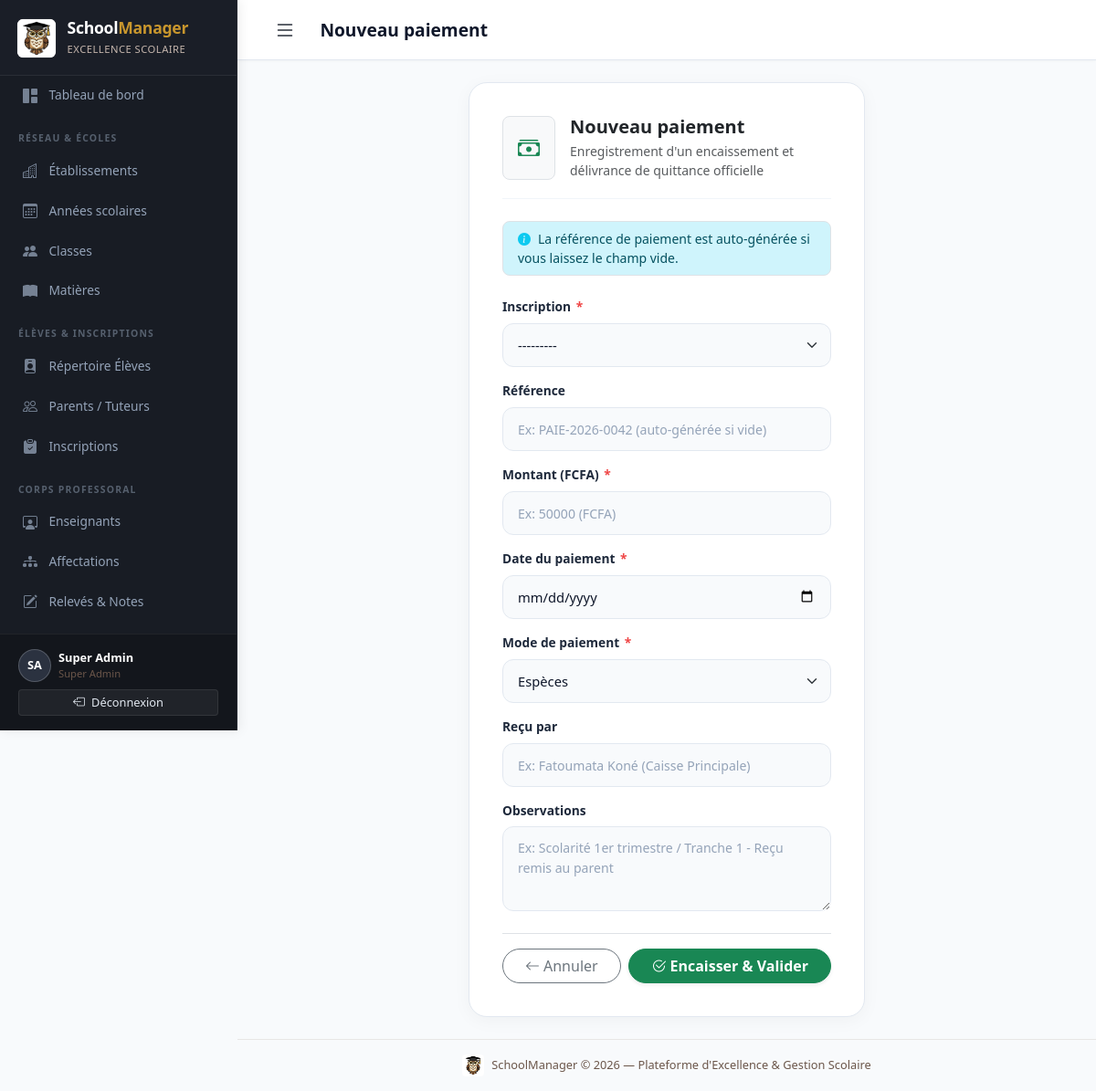
The app's page /attendance/paiements/nouveau/ (signed in) with its own data.
### accounts/models.py (models this page shows, shortened)
class CustomUser(AbstractUser):
    ROLE_ADMIN = 'admin'
    ROLE_DIRECTION = 'direction'
    ROLE_ENSEIGNANT = 'enseignant'
    ROLE_PAIEMENT = 'paiement'
    ROLE_CHOICES = [
        (ROLE_ADMIN, 'Administrateur'),
        (ROLE_DIRECTION, 'Personnel de direction'),
        (ROLE_ENSEIGNANT, 'Enseignant'),
        (ROLE_PAIEMENT, 'Personnel paiement'),
    ]
    role = models.CharField(
        max_length=20,
        choices=ROLE_CHOICES,
        default=ROLE_DIRECTION,
        verbose_name='Rôle',
    )
    etablissement = models.ForeignKey(
        'school.Etablissement',
        on_delete=models.SET_NULL,
        null=True,
        blank=True,
        related_name='utilisateurs',
        verbose_name='Établissement rattaché',
        help_text="Établissement unique auquel est affecté ce compte (notamment pour le personnel de direction)."
    )
    telephone = models.CharField(max_length=20, blank=True, verbose_name='Téléphone')
    class Meta:
        verbose_name = 'Utilisateur'
        verbose_name_plural = 'Utilisateurs'
    @property
    def is_super_admin(self):
        return self.is_superuser or self.role == self.ROLE_ADMIN
    @property
    def is_enseignant(self):
        return self.role == self.ROLE_ENSEIGNANT
    @property
    def is_paiement(self):
        return self.role == self.ROLE_PAIEMENT

### attendance_payments/views.py (the view, shortened to what this page needs)
# urls.py: path('paiements/nouveau/', views.paiement_create, name='paiement_create'),
@login_required
@paiement_required
def paiement_create(request):
    form = PaiementForm(request.POST or None)
    return render(request, 'attendance_payments/paiement_form.html', {'form': form, 'title': 'Nouveau paiement'})

### attendance_payments/forms.py
class PaiementForm(forms.ModelForm):
    class Meta:
        model = Paiement
        fields = ['inscription', 'reference', 'montant', 'date', 'mode_paiement', 'recu_par', 'observations']
        widgets = {
            'inscription': forms.Select(attrs={'class': 'form-select'}),
            'reference': forms.TextInput(attrs={'class': 'form-control', 'placeholder': 'Ex: PAIE-2026-0042 (auto-générée si vide)'}),
            'montant': forms.NumberInput(attrs={'class': 'form-control', 'step': '500', 'placeholder': 'Ex: 50000 (FCFA)'}),
            'date': forms.DateInput(attrs={'class': 'form-control', 'type': 'date'}),
            'mode_paiement': forms.Select(attrs={'class': 'form-select'}),
            'recu_par': forms.TextInput(attrs={'class': 'form-control', 'placeholder': 'Ex: Fatoumata Koné (Caisse Principale)'}),
            'observations': forms.Textarea(attrs={'class': 'form-control', 'rows': 3, 'placeholder': 'Ex: Scolarité 1er trimestre / Tranche 1 - Reçu remis au parent'}),
        }
    def __init__(self, *args, **kwargs):
        super().__init__(*args, **kwargs)
        self.fields['reference'].required = False

### school/models.py (called while the page is built)
    def __str__(self):
        return f"{self.nom} — {self.get_niveau_display()} ({self.annee_scolaire.libelle})"

### students/models.py (called while the page is built)
    def __str__(self):
        return f"{self.nom} {self.prenom} ({self.matricule})"

    def __str__(self):
        return f"{self.eleve} — {self.classe} ({self.annee_scolaire.libelle})"

### templates/attendance_payments/paiement_form.html (shortened to what this page needs)
{% extends 'base.html' %}
{% block page_title %}{{ title }}{% endblock %}
{% block content %}
<div class="row justify-content-center">
  <div class="col-lg-7 col-xl-6">
    <div class="form-card">
      <div class="form-card-header d-flex align-items-center gap-3">
        <div class="p-3 bg-light rounded-3 border text-dark fs-4">
          <i class="bi bi-cash-stack text-success"></i>
        </div>
        <div>
          <h5 class="fw-bold mb-1 text-dark">{{ title }}</h5>
          <p class="text-muted small mb-0">Enregistrement d'un encaissement et délivrance de quittance officielle</p>
        </div>
      </div>
      <div class="alert alert-info py-2 px-3 small mb-4 rounded-3 border">
        <i class="bi bi-info-circle-fill me-2 text-info"></i>La référence de paiement est auto-générée si vous laissez le champ vide.
      </div>
      <form method="post" novalidate>
        {% for field in form %}
        <div class="mb-3">
          <label for="{{ field.id_for_label }}" class="form-label">
            {{ field.label }}
            {% if field.field.required %}<span class="required-star">*</span>{% endif %}
          </label>
          {{ field }}
        </div>
        {% endfor %}
        <div class="d-flex align-items-center justify-content-between gap-2 mt-4 pt-3 border-top">
          <a href="{% url 'attendance_payments:paiement_list' %}" class="btn btn-outline-secondary rounded-pill px-4">
            <i class="bi bi-arrow-left me-1"></i>Annuler
          </a>
          <button type="submit" class="btn btn-success rounded-pill px-4 shadow-sm fw-bold">
            <i class="bi bi-check2-circle me-1"></i>Encaisser &amp; Valider
          </button>
        </div>
      </form>
    </div>
  </div>
</div>
{% endblock %}

### templates/base.html (shortened to what this page needs)
{% load static %}
<!DOCTYPE html>
<html lang="fr">
<head>
  <link href="https://cdn.jsdelivr.net/npm/bootstrap@5.3.3/dist/css/bootstrap.min.css" rel="stylesheet">
  <link href="https://cdn.jsdelivr.net/npm/bootstrap-icons@1.11.3/font/bootstrap-icons.css" rel="stylesheet">
  <link href="{% static 'css/schoolmanager.css' %}" rel="stylesheet">
</head>
<body>
{% if user.is_authenticated %}
<nav id="sidebar">
  <a href="{% url 'dashboard' %}" class="sidebar-brand text-decoration-none" title="Tableau de bord — SchoolManager">
    <img src="{% static 'img/logo.jpg' %}" alt="Logo Hibou SchoolManager" class="sidebar-brand-logo rounded-2">
    <div>
      <h4>School<span>Manager</span></h4>
      <small>Excellence Scolaire</small>
    </div>
  </a>
  <div class="sidebar-nav-scroll">
    <a href="{% url 'dashboard' %}" class="nav-link {% if request.resolver_match.url_name == 'dashboard' %}active{% endif %}">
      <i class="bi bi-grid-1x2-fill"></i> Tableau de bord
    </a>
    {% if user.is_enseignant %}
    <div class="nav-section-title">Espace Pédagogique</div>
    <a href="{% url 'academics:note_list' %}" class="nav-link {% if 'notes' in request.path %}active{% endif %}">
      <i class="bi bi-pencil-square"></i> Mes Notes
    </a>
    <a href="{% url 'academics:affectation_list' %}" class="nav-link {% if 'affectations' in request.path %}active{% endif %}">
      <i class="bi bi-diagram-3-fill"></i> Mes Affectations
    </a>
    <div class="nav-section-title">Mes Classes &amp; Élèves</div>
    <a href="{% url 'school:classe_list' %}" class="nav-link {% if 'classes' in request.path %}active{% endif %}">
      <i class="bi bi-people-fill"></i> Classes
    </a>
    <a href="{% url 'school:matiere_list' %}" class="nav-link {% if 'matieres' in request.path %}active{% endif %}">
      <i class="bi bi-book-fill"></i> Matières
    </a>
    <a href="{% url 'students:eleve_list' %}" class="nav-link {% if '/students/' in request.path and 'parents' not in request.path and 'inscriptions' not in request.path %}active{% endif %}">
      <i class="bi bi-person-badge-fill"></i> Élèves
    </a>
    <div class="nav-section-title">Suivi des Présences</div>
    <a href="{% url 'attendance_payments:absence_list' %}" class="nav-link {% if 'absences' in request.path %}active{% endif %}">
      <i class="bi bi-calendar-x-fill"></i> Saisie des Absences
    </a>
    {% elif user.is_super_admin %}
    <div class="nav-section-title">Réseau &amp; Écoles</div>
    <a href="{% url 'school:etablissement_list' %}" class="nav-link {% if 'etablissement' in request.path %}active{% endif %}">
      <i class="bi bi-buildings"></i> Établissements
    </a>
    <a href="{% url 'school:annee_list' %}" class="nav-link {% if 'annees' in request.path %}active{% endif %}">
      <i class="bi bi-calendar3"></i> Années scolaires
    </a>
    <a href="{% url 'school:classe_list' %}" class="nav-link {% if 'classes' in request.path %}active{% endif %}">
      <i class="bi bi-people-fill"></i> Classes
    </a>
    <a href="{% url 'school:matiere_list' %}" class="nav-link {% if 'matieres' in request.path %}active{% endif %}">
      <i class="bi bi-book-fill"></i> Matières
    </a>
    <div class="nav-section-title">Élèves &amp; Inscriptions</div>
    <a href="{% url 'students:eleve_list' %}" class="nav-link {% if '/students/' in request.path and 'parents' not in request.path and 'inscriptions' not in request.path %}active{% endif %}">
      <i class="bi bi-person-badge-fill"></i> Répertoire Élèves
    </a>
    <a href="{% url 'students:parent_list' %}" class="nav-link {% if 'parents' in request.path %}active{% endif %}">
      <i class="bi bi-people"></i> Parents / Tuteurs
    </a>
    <a href="{% url 'students:inscription_list' %}" class="nav-link {% if 'inscriptions' in request.path %}active{% endif %}">
      <i class="bi bi-clipboard-check-fill"></i> Inscriptions
    </a>
    <div class="nav-section-title">Corps Professoral</div>
    <a href="{% url 'academics:enseignant_list' %}" class="nav-link {% if 'enseignants' in request.path %}active{% endif %}">
      <i class="bi bi-person-workspace"></i> Enseignants
    </a>
    <a href="{% url 'academics:affectation_list' %}" class="nav-link {% if 'affectations' in request.path %}active{% endif %}">
      <i class="bi bi-diagram-3-fill"></i> Affectations
    </a>
    <a href="{% url 'academics:note_list' %}" class="nav-link {% if 'notes' in request.path %}active{% endif %}">
      <i class="bi bi-pencil-square"></i> Relevés &amp; Notes
    </a>
    <div class="nav-section-title">Suivi &amp; Comptabilité</div>
    {% endif %}
  </div>
  <div class="sidebar-footer">
    <div class="d-flex align-items-center gap-2 mb-2">
      <div class="avatar-initiales">{{ user.first_name|first|upper }}{{ user.last_name|first|upper }}</div>
      <div class="overflow-hidden">
        <div class="text-truncate text-white" style="font-size:0.8rem;font-weight:600;">{{ user.get_full_name|default:user.username }}</div>
        <div style="color:var(--secondary);font-size:0.7rem;">
          {% if user.is_super_admin %}Super Admin
          {% elif user.is_direction %}Direction &bull; {{ user.etablissement.nom|default:'Établissement' }}
          {% else %}{{ user.get_role_display }}{% endif %}
        </div>
      </div>
    </div>
    <form method="post" action="{% url 'accounts:logout' %}">
      <button type="submit" class="btn btn-sm w-100 btn-logout">
        <i class="bi bi-box-arrow-left me-1"></i> Déconnexion
      </button>
    </form>
  </div>
</nav>
{% endif %}
<div id="main-content" {% if not user.is_authenticated %}style="margin-left:0"{% endif %}>
  {% if user.is_authenticated %}
  <header class="topbar">
    <div class="topbar-left">
      <button class="btn btn-sm d-md-none" id="sidebarToggle" style="background:transparent;border:none;" aria-label="Ouvrir le menu">
        <i class="bi bi-list fs-4" style="color:var(--primary)"></i>
      </button>
      <h1 class="page-title">{% block page_title %}{% endblock %}</h1>
    </div>
  </header>
  {% endif %}
  <main class="{% if user.is_authenticated %}p-4 flex-grow-1{% endif %}">
    {% block content %}{% endblock %}
  </main>
  {% if user.is_authenticated %}
  <footer class="text-center py-3" style="font-size:0.8rem;color:var(--secondary);border-top:1px solid rgba(110,84,70,0.12);">
    <div class="d-flex align-items-center justify-content-center gap-2">
      <img src="{% static 'img/logo.jpg' %}" alt="Logo Hibou SchoolManager" style="width:24px;height:24px;border-radius:4px;" class="shadow-xs" loading="lazy">
      <span>SchoolManager &copy; {% now "Y" %} — Plateforme d'Excellence &amp; Gestion Scolaire</span>
    </div>
  </footer>
  {% endif %}
</div>
</body>
</html>

### records on screen
CustomUser: first_name|first "S", last_name|first "A", get_full_name "Super Admin"

### other values on screen
{{ title }} "Nouveau paiement"
{{ field.label }} "Inscription" "Référence" "Montant (FCFA)" "Date du paiement" "Mode de paiement" "Reçu par" "Observations"
